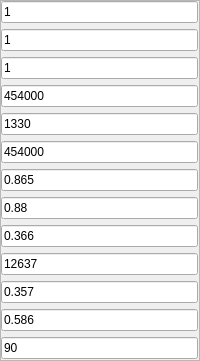
             <widget class="QFrame" name="frame_2">
              <property name="frameShape">
               <enum>QFrame::StyledPanel</enum>
              </property>
              <property name="frameShadow">
               <enum>QFrame::Raised</enum>
              </property>
              <layout class="QVBoxLayout" name="verticalLayout_4">
               <property name="leftMargin">
                <number>0</number>
               </property>
               <property name="topMargin">
                <number>0</number>
               </property>
               <property name="rightMargin">
                <number>1</number>
               </property>
               <property name="bottomMargin">
                <number>1</number>
               </property>
               <item>
                <widget class="QLineEdit" name="lineEdit_Z_2">
                 <property name="sizePolicy">
                  <sizepolicy hsizetype="Preferred" vsizetype="Expanding">
                   <horstretch>0</horstretch>
                   <verstretch>0</verstretch>
                  </sizepolicy>
                 </property>
                 <property name="maximumSize">
                  <size>
                   <width>16777215</width>
                   <height>16777215</height>
                  </size>
                 </property>
                 <property name="text">
                  <string>1</string>
                 </property>
                </widget>
               </item>
               <item>
                <widget class="QLineEdit" name="lineEdit_Z">
                 <property name="sizePolicy">
                  <sizepolicy hsizetype="Preferred" vsizetype="Expanding">
                   <horstretch>0</horstretch>
                   <verstretch>0</verstretch>
                  </sizepolicy>
                 </property>
                 <property name="maximumSize">
                  <size>
                   <width>16777215</width>
                   <height>16777215</height>
                  </size>
                 </property>
                 <property name="text">
                  <string>1</string>
                 </property>
                </widget>
               </item>
               <item>
                <widget class="QLineEdit" name="lineEdit_G_10">
                 <property name="sizePolicy">
                  <sizepolicy hsizetype="Expanding" vsizetype="Expanding">
                   <horstretch>0</horstretch>
                   <verstretch>0</verstretch>
                  </sizepolicy>
                 </property>
                 <property name="minimumSize">
                  <size>
                   <width>0</width>
                   <height>0</height>
                  </size>
                 </property>
                 <property name="text">
                  <string>1</string>
                 </property>
                </widget>
               </item>
               <item>
                <widget class="QLineEdit" name="lineEdit_pz_7">
                 <property name="sizePolicy">
                  <sizepolicy hsizetype="Expanding" vsizetype="Expanding">
                   <horstretch>0</horstretch>
                   <verstretch>0</verstretch>
                  </sizepolicy>
                 </property>
                 <property name="text">
                  <string>454000</string>
                 </property>
                </widget>
               </item>
               <item>
                <widget class="QLineEdit" name="lineEdit_Tt0_8">
                 <property name="sizePolicy">
                  <sizepolicy hsizetype="Expanding" vsizetype="Expanding">
                   <horstretch>0</horstretch>
                   <verstretch>0</verstretch>
                  </sizepolicy>
                 </property>
                 <property name="text">
                  <string>1330</string>
                 </property>
                </widget>
               </item>
               <item>
                <widget class="QLineEdit" name="lineEdit_pz_8">
                 <property name="sizePolicy">
                  <sizepolicy hsizetype="Expanding" vsizetype="Expanding">
                   <horstretch>0</horstretch>
                   <verstretch>0</verstretch>
                  </sizepolicy>
                 </property>
                 <property name="text">
                  <string>454000</string>
                 </property>
                </widget>
               </item>
               <item>
                <widget class="QLineEdit" name="lineEdit_Efft0_5">
                 <property name="sizePolicy">
                  <sizepolicy hsizetype="Expanding" vsizetype="Expanding">
                   <horstretch>0</horstretch>
                   <verstretch>0</verstretch>
                  </sizepolicy>
                 </property>
                 <property name="text">
                  <string>0.865</string>
                 </property>
                </widget>
               </item>
               <item>
                <widget class="QLineEdit" name="lineEdit_Eff_14">
                 <property name="sizePolicy">
                  <sizepolicy hsizetype="Expanding" vsizetype="Expanding">
                   <horstretch>0</horstretch>
                   <verstretch>0</verstretch>
                  </sizepolicy>
                 </property>
                 <property name="text">
                  <string>0.88</string>
                 </property>
                </widget>
               </item>
               <item>
                <widget class="QLineEdit" name="lineEdit_Maz_14">
                 <property name="sizePolicy">
                  <sizepolicy hsizetype="Expanding" vsizetype="Expanding">
                   <horstretch>0</horstretch>
                   <verstretch>0</verstretch>
                  </sizepolicy>
                 </property>
                 <property name="text">
                  <string>0.366</string>
                 </property>
                </widget>
               </item>
               <item>
                <widget class="QLineEdit" name="lineEdit_n_5">
                 <property name="sizePolicy">
                  <sizepolicy hsizetype="Expanding" vsizetype="Expanding">
                   <horstretch>0</horstretch>
                   <verstretch>0</verstretch>
                  </sizepolicy>
                 </property>
                 <property name="text">
                  <string>12637</string>
                 </property>
                </widget>
               </item>
               <item>
                <widget class="QLineEdit" name="lineEdit_omaga_10">
                 <property name="sizePolicy">
                  <sizepolicy hsizetype="Expanding" vsizetype="Expanding">
                   <horstretch>0</horstretch>
                   <verstretch>0</verstretch>
                  </sizepolicy>
                 </property>
                 <property name="text">
                  <string>0.357</string>
                 </property>
                </widget>
               </item>
               <item>
                <widget class="QLineEdit" name="lineEdit_xaz_10">
                 <property name="sizePolicy">
                  <sizepolicy hsizetype="Expanding" vsizetype="Expanding">
                   <horstretch>0</horstretch>
                   <verstretch>0</verstretch>
                  </sizepolicy>
                 </property>
                 <property name="text">
                  <string>0.586</string>
                 </property>
                </widget>
               </item>
               <item>
                <widget class="QLineEdit" name="lineEdit_alph2z_14">
                 <property name="sizePolicy">
                  <sizepolicy hsizetype="Expanding" vsizetype="Expanding">
                   <horstretch>0</horstretch>
                   <verstretch>0</verstretch>
                  </sizepolicy>
                 </property>
                 <property name="text">
                  <string>90</string>
                 </property>
                </widget>
               </item>
              </layout>
             </widget>
